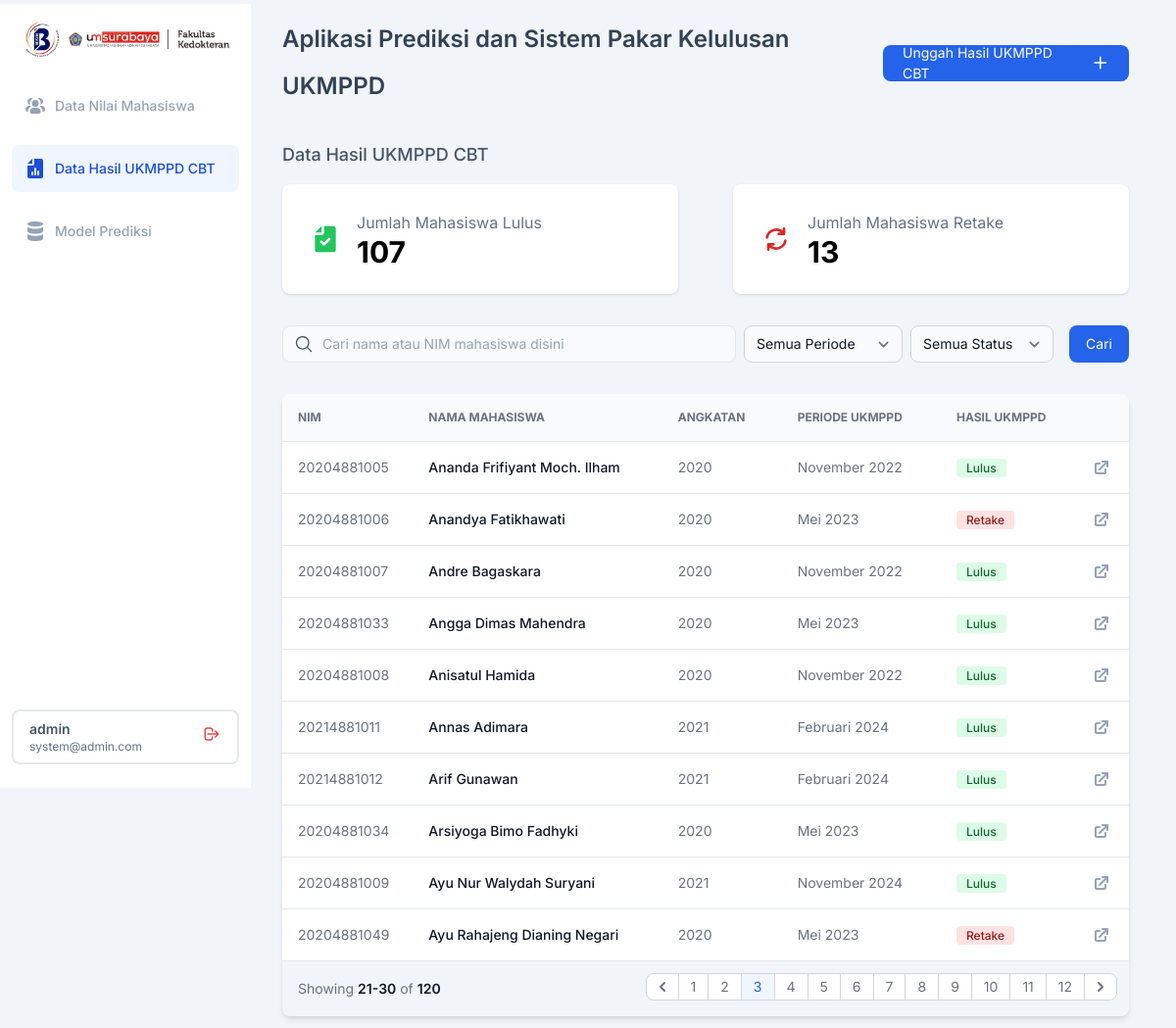
/data-ukmppd/?page=3 (signed in), run on the app's committed database.
### dataUKMPPD/models.py (models this page shows, shortened)
class hasilUKMPPD(models.Model):
    mahasiswa_ID = models.AutoField(primary_key=True)
    nama_mahasiswa = models.CharField(max_length=512)
    NIM = models.IntegerField()
    angkatan = models.CharField(max_length=20)
    periode_ukmppd = models.CharField(max_length=50)
    IPD = models.FloatField(blank=True, null=True)
    IKA = models.FloatField(blank=True, null=True)
    RAD = models.FloatField(blank=True, null=True)
    SRM = models.FloatField(blank=True, null=True)
    KDK = models.FloatField(blank=True, null=True)
    MPK = models.FloatField(blank=True, null=True)
    ANT = models.FloatField(blank=True, null=True)
    MAT = models.FloatField(blank=True, null=True)
    IKM = models.FloatField(blank=True, null=True)
    THTKL = models.FloatField(blank=True, null=True)
    KJW = models.FloatField(blank=True, null=True)
    OT2 = models.FloatField(blank=True, null=True)
    BED = models.FloatField(blank=True, null=True)
    OBG = models.FloatField(blank=True, null=True)
    FOR = models.FloatField(blank=True, null=True)
    MOI = models.FloatField(blank=True, null=True)
    ELK = models.FloatField(blank=True, null=True)
    hasil_ukmppd = models.IntegerField(choices=[(0, 'Retake'), (1, 'Lulus')])
    created_at = models.DateTimeField(auto_now_add=True)
    updated_at = models.DateTimeField(auto_now=True)

### dataUKMPPD/views.py (the view)
# urls.py: path('', views.dashboardUKMPPD, name='index_ukmppd'),
def dashboardUKMPPD(request):
    dashboard = hasilUKMPPD.objects.all().order_by('nama_mahasiswa')
    record_count = hasilUKMPPD.objects.all().count()
    angkatan_list = hasilUKMPPD.objects.values_list('angkatan', flat=True).distinct()
    periode_list = hasilUKMPPD.objects.values_list('periode_ukmppd', flat=True).distinct()
    ukmppd_search_query = request.GET.get('query')
    ukmppd_filter_periode = request.GET.get('periode_ukmppd')
    ukmppd_filter_status = request.GET.get('status')
    if ukmppd_search_query:
        dashboard = dashboard.filter(Q(nama_mahasiswa__icontains = ukmppd_search_query) | Q(NIM__icontains = ukmppd_search_query))
    if ukmppd_filter_periode and ukmppd_filter_periode != 'Semua Periode':
        dashboard = dashboard.filter(periode_ukmppd = ukmppd_filter_periode)
    if ukmppd_filter_status and ukmppd_filter_status != 'Semua':
        if ukmppd_filter_status == 'Lulus':
            dashboard = dashboard.filter(hasil_ukmppd = 1)
        elif ukmppd_filter_status == 'Retake':
            dashboard = dashboard.filter(hasil_ukmppd = 0)
    query_params = request.GET.urlencode()
    clean_query = remove_param_ukmppd(query_params)
    paginator = Paginator(dashboard, 10)
    page_number = request.GET.get('page')
    page_obj = paginator.get_page(page_number)
    ukmppd_lulus = hasilUKMPPD.objects.filter(hasil_ukmppd = 1).count()
    ukmppd_retake = hasilUKMPPD.objects.filter(hasil_ukmppd = 0).count()
    context = {
        'page_obj': page_obj,
        'record_count': record_count,
        'angkatan_list': angkatan_list,
        'periode_list': periode_list,
        'ukmppd_search_query': ukmppd_search_query,
        'ukmppd_filter_periode': ukmppd_filter_periode,
        'ukmppd_filter_status': ukmppd_filter_status,
        'ukmppd_lulus': ukmppd_lulus,
        'ukmppd_retake': ukmppd_retake,
        'clean_query': clean_query
    }
    return render(request, 'dataUKMPPD/dashboard-ukmppd.html', context)

### dataUKMPPD/views.py (called while the page is built)
def remove_param_ukmppd(query_params):
    params = query_params.split('&')
    filtered_params = [param for param in params if not param.startswith('page=')]
    return '&'.join(filtered_params)

### dataUKMPPD/templates/dataUKMPPD/dashboard-ukmppd.html (shortened to what this page needs)
{% load static tailwind_tags %}
{% load static %}
<!DOCTYPE html>
<html>
  <head>
    {% tailwind_css %}
  </head>
  <body class="bg-slate-100 font-['Inter']">
    <aside id="default-sidebar" class="fixed top-0 left-0 z-40 w-64 h-screen transition-transform -translate-x-full sm:translate-x-0" aria-label="Sidebar">
      <div class="h-full px-3 py-4 mt-1 overflow-y-auto bg-white flex flex-col justify-between">
        <div class="flex flex-col gap-6">
          <div class="sm:ml flex justify-center gap-2 items-center">
            <img class="w-10" src="{% static 'img/rdib.png' %}" />
            <img class="w-[163.76px] h-[19.51px]" src="{% static 'img/fkum.png' %}" />
          </div>
          <ul class="space-y-4 font-medium">
            <a href="/" class="flex items-center p-3 hover:bg-slate-100 rounded-lg">
              <li class="flex gap-2 items-center justify-start">
                <span class="text-slate-400 text-[14px] font-medium font-['Inter'] leading-normal">Data Nilai Mahasiswa</span>
              </li>
            </a>
            <a href="/data-ukmppd" class="flex items-center p-3 rounded-lg bg-blue-50">
              <li class="flex gap-2 items-center justify-start">
                <span class="text-blue-700 text-[14px] font-medium font-['Inter'] leading-normal">Data Hasil UKMPPD CBT</span>
              </li>
            </a>
            <a href="/model-prediksi" class="flex items-center p-3 hover:bg-slate-100 rounded-lg">
              <li class="flex gap-2 items-center justify-start">
                <span class="text-slate-400 text-[14px] font-medium font-['Inter'] leading-normal">Model Prediksi</span>
              </li>
            </a>
          </ul>
        </div>
        <div class="px-4 py-2 mb-2 border-2 rounded-lg flex justify-between items-center">
          <div class="flex flex-col">
              <span class="text-slate-600 text-sm font-semibold">{{ user.username }}</span>
              <span class="text-slate-500 text-xs font-normal">{{ user.email }}</span>
          </div>
          <form action="{% url 'logout' %}" method="post">
            <button type="submit" class="bg-transparent border-none p-0 cursor-pointer">
            </button>
          </form>
      </div>
      </div>
    </aside>
    <div class="p-4 gap-y-8 sm:ml-64 mr-8 ps-8 flex flex-col">
      <div class="flex items-center justify-between">
        <span class="text-slate-700 text-2xl font-semibold font-['Inter'] leading-loose">Aplikasi Prediksi dan Sistem Pakar Kelulusan UKMPPD</span>
        <a href="form-ukmppd/" class="bg-blue-600 hover:bg-blue-700 rounded-lg justify-center items-center flex gap-3 px-5 h-[37px]">
          <span class="text-white text-sm font-base font-['Inter'] leading-[21px]">Unggah Hasil UKMPPD CBT</span>
          <svg class="w-5 h-5 text-white" aria-hidden="true" xmlns="http://www.w3.org/2000/svg" width="10" height="10" fill="none" viewBox="0 0 24 24">
            <path stroke="currentColor" stroke-linecap="round" stroke-linejoin="round" stroke-width="2" d="M5 12h14m-7 7V5" />
          </svg>
        </a>
      </div>
      <div class="flex flex-col gap-4">
        <div class="flex justify-between">
          <span class="text-slate-600 text-lg font-medium font-['Inter'] leading-7">Data Hasil UKMPPD CBT</span>
        </div>
        <div class="grid md:grid-cols-2 gap-14">
          <div class="flex gap-x-4 items-center bg-white shadow p-7 rounded-lg">
            <div class="flex flex-col justify-start items-start gap-1">
              <span class="text-slate-500 text-[16px] leading-snug">Jumlah Mahasiswa Lulus</span>
              <span class="text-[30px] font-bold leading-none">{{ ukmppd_lulus|default:0 }}</span>
            </div>
          </div>
          <div class="flex gap-x-4 items-center bg-white shadow p-7 rounded-lg">
            <div class="flex flex-col justify-start items-start gap-1">
              <span class="text-slate-500 text-[16px] leading-snug">Jumlah Mahasiswa Retake</span>
              <span class="text-[30px] font-bold leading-none">{{ ukmppd_retake|default:0 }}</span>
            </div>
          </div>
        </div>
      </div>
      <form method="GET" action="{% url 'index_ukmppd' %}" class="grid">
        <div class="justify-end inline-flex gap-2">
          <div class="w-full flex items-center relative">
            <input
            name = "query"
            value = "{{ ukmppd_search_query|default:''}}"
            class="w-full bg-gray-50 placeholder:text-slate-400 text-slate-700 text-sm border border-slate-200 rounded-lg pl-10 pr-3 py-2 transition duration-300 ease focus:outline-none focus:border-slate-400 hover:border-slate-300"
            placeholder="Cari nama atau NIM mahasiswa disini"/>
          </div>
          <select name="periode_ukmppd" id="periode_ukmppd" class="bg-gray-50 border border-gray-300 text-gray-900 text-sm rounded-lg focus:ring-blue-500 focus:border-blue-500 block pl-3 py-1">
            <option value="Semua Periode" {% if ukmppd_filter_periode == "Semua Periode" %} selected {% endif %}>Semua Periode</option>
          </select>
          <select name="status" id="status" class="bg-gray-50 border border-gray-300 text-gray-900 text-sm rounded-lg focus:ring-blue-500 focus:border-blue-500 block pl-3 py-1">
            <option value="Semua" {% if ukmppd_filter_status == "Semua" %} selected {% endif %}>Semua Status</option>
          </select>
          <button
          class="rounded-lg bg-blue-600 py-2 px-4 border border-transparent text-center text-sm text-white focus:bg-blue-700 focus:shadow-none active:bg-blue-700 hover:bg-blue-700 active:shadow-none disabled:pointer-events-none disabled:opacity-50 ml-2"
          type="submit">
          Cari
          </button>
        </div>
      </form>
      <div class="relative overflow-x-auto shadow-md sm:rounded-lg">
        <table class="w-full text-sm text-left rtl:text-right text-gray-500">
          <thead class="text-xs uppercase bg-slate-50 border-b">
            <tr>
              <th scope="col" class="p-4">NIM</th>
              <th scope="col" class="px-6 py-3">Nama Mahasiswa</th>
              <th scope="col" class="px-6 py-3">Angkatan</th>
              <th scope="col" class="px-6 py-3">Periode UKMPPD</th>
              <th scope="col" class="px-6 py-3">Hasil UKMPPD</th>
              <th scope="col" class="px-6 py-3"></th>
            </tr>
          </thead>
          <tbody>
            {% if page_obj.object_list %}
              {% for dashboard in page_obj.object_list %}
              <tr class="bg-white border-b hover:bg-gray-200">
                <td class="w-4 p-4">{{dashboard.NIM}}</td>
                <th scope="row" class="px-6 py-4 font-medium text-gray-900 whitespace-nowrap">{{dashboard.nama_mahasiswa}}</th>
                <td class="px-6 py-4">{{dashboard.angkatan}}</td>
                <td class="px-6 py-4">{{dashboard.periode_ukmppd}}</td>
                <td class="px-6 py-4">
                {% if dashboard.hasil_ukmppd == 1 %}
                  <span class="bg-green-100 text-green-800 border-green-300 font-['Inter'] text-xs font-medium me-2 px-2.5 py-0.5 rounded">Lulus</span>
                {% elif dashboard.hasil_ukmppd == 0 %}
                  <span class="bg-red-100 text-red-800 border-red-300 font-['Inter'] text-xs font-medium me-2 px-2.5 py-0.5 rounded">Retake</span>
                {% endif %}
                </td>
                <td class="px-4 py-4">
                  <a href="{% url 'detail-hasil-ukmppd' dashboard.NIM %}" class="font-medium hover:underline">
                  </a>
                </td>
              </tr>
              {% endfor %}
            {% else %}
            <tr>
              <td colspan="5" class="text-center py-4">Data tidak ditemukan</td>
            </tr>
            {% endif %}
          </tbody>
        </table>
        <nav class="flex items-center flex-column flex-wrap md:flex-row justify-between py-3" aria-label="Table navigation">
          <span class="pl-4 text-sm font-normal text-gray-500 :inline md:w-auto">Showing
              <span class="font-semibold text-gray-900">{{ page_obj.start_index }}-{{ page_obj.end_index }}</span> of
              <span class="font-semibold text-gray-900">{{ record_count }}</span>
          </span>
          <ul class="pr-3 inline-flex -space-x-px rtl:space-x-reverse text-sm h-8">
              {% if page_obj.has_previous %}
                  <li>
                      <a href="?page={{ page_obj.previous_page_number }}{% if clean_query %}&{{ clean_query }}{% endif %}" class="flex items-center justify-center px-1 h-7 ms-0 leading-tight text-gray-500 bg-white border border-gray-300 rounded-s-lg hover:bg-gray-100 hover:text-gray-700">
                          <svg class="w-6 h-6 text-gray-500" aria-hidden="true" xmlns="http://www.w3.org/2000/svg" width="24" height="24" fill="none" viewBox="0 0 24 24">
                              <path stroke="currentColor" stroke-linecap="round" stroke-linejoin="round" stroke-width="2" d="m14 8-4 4 4 4" />
                          </svg>
                      </a>
                  </li>
              {% endif %}
              {% for num in page_obj.paginator.page_range %}
                  {% if page_obj.number == num %}
                      <li>
                          <a href="?page={{ num }}{% if clean_query %}&{{ clean_query }}{% endif %}" aria-current="page" class="flex items-center justify-center px-3 h-7 text-blue-600 border border-gray-300 bg-blue-50 hover:bg-blue-100 hover:text-blue-700">
                              {{ num }}
                          </a>
                      </li>
                  {% else %}
                      <li>
                          <a href="?page={{ num }}{% if clean_query %}&{{ clean_query }}{% endif %}" class="flex items-center justify-center px-3 h-7 leading-tight text-gray-500 bg-white border border-gray-300 hover:bg-gray-100 hover:text-gray-700">
                              {{ num }}
                          </a>
                      </li>
                  {% endif %}
              {% endfor %}
              {% if page_obj.has_next %}
                <li>
                    <a href="?page={{ page_obj.next_page_number }}{% if clean_query %}&{{ clean_query }}{% endif %}" class="flex items-center justify-center px-1 h-7 leading-tight text-gray-500 bg-white border border-gray-300 rounded-e-lg hover:bg-gray-100 hover:text-gray-700">
                        <svg class="w-6 h-6 text-gray-500" aria-hidden="true" xmlns="http://www.w3.org/2000/svg" width="24" height="24" fill="none" viewBox="0 0 24 24">
                            <path stroke="currentColor" stroke-linecap="round" stroke-linejoin="round" stroke-width="2" d="m10 16 4-4-4-4" />
                        </svg>
                    </a>
                </li>
              {% endif %}
          </ul>
        </nav>
      </div>
    </div>
  </body>
</html>

### data on the page
hasilUKMPPD: NIM "20204881005", nama_mahasiswa "Ananda Frifiyant Moch. Ilham", angkatan "2020", periode_ukmppd "November 2022", hasil_ukmppd "Lulus"
hasilUKMPPD: NIM "20204881006", nama_mahasiswa "Anandya Fatikhawati", angkatan "2020", periode_ukmppd "Mei 2023", hasil_ukmppd "Retake"
hasilUKMPPD: NIM "20204881007", nama_mahasiswa "Andre Bagaskara", angkatan "2020", periode_ukmppd "November 2022", hasil_ukmppd "Lulus"
hasilUKMPPD: NIM "20204881033", nama_mahasiswa "Angga Dimas Mahendra", angkatan "2020", periode_ukmppd "Mei 2023", hasil_ukmppd "Lulus"
hasilUKMPPD: NIM "20204881008", nama_mahasiswa "Anisatul Hamida", angkatan "2020", periode_ukmppd "November 2022", hasil_ukmppd "Lulus"
hasilUKMPPD: NIM "20214881011", nama_mahasiswa "Annas Adimara", angkatan "2021", periode_ukmppd "Februari 2024", hasil_ukmppd "Lulus"
hasilUKMPPD: NIM "20214881012", nama_mahasiswa "Arif Gunawan", angkatan "2021", periode_ukmppd "Februari 2024", hasil_ukmppd "Lulus"
hasilUKMPPD: NIM "20204881034", nama_mahasiswa "Arsiyoga Bimo Fadhyki", angkatan "2020", periode_ukmppd "Mei 2023", hasil_ukmppd "Lulus"
hasilUKMPPD: NIM "20204881009", nama_mahasiswa "Ayu Nur Walydah Suryani", angkatan "2021", periode_ukmppd "November 2024", hasil_ukmppd "Lulus"
hasilUKMPPD: NIM "20204881049", nama_mahasiswa "Ayu Rahajeng Dianing Negari", angkatan "2020", periode_ukmppd "Mei 2023", hasil_ukmppd "Retake"

### other printed values
{{ user.username }} "admin"
{{ user.email }} "system@admin.com"
{{ ukmppd_lulus|default:0 }} "107"
{{ ukmppd_retake|default:0 }} "13"
{{ page_obj.start_index }} "21"
{{ page_obj.end_index }} "30"
{{ record_count }} "120"
{{ num }} "1" "2" "4" "5" "6" "7" "8" "9" "10" "11" "12"
{{ num }} "3"
